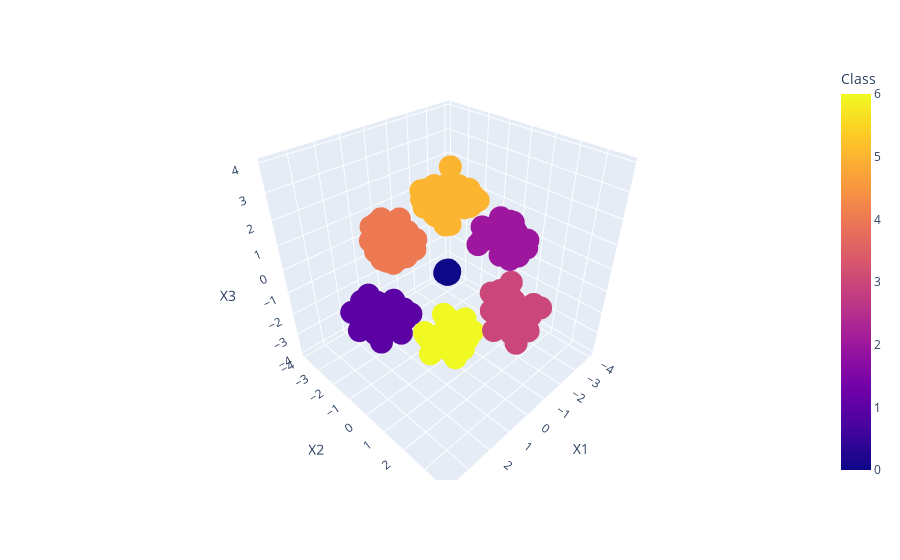

Source (notebook cell):
### Code cell
import plotly.express as px
fig = px.scatter_3d(df_data1, x='X1', y='X2', z='X3',color='Class')
fig.show()

### Figure 1 — Plotly figure (JSON) as saved in the notebook; plotly's stock layout.template omitted (floating-point values rounded to 4 significant figures; data arrays with more than 128 entries replaced by an {"elided": "..."} marker saying what was removed)
{"data": [{"hovertemplate": "X1=%{x}<br>X2=%{y}<br>X3=%{z}<br>Class=%{marker.color}<extra></extra>", "legendgroup": "", "marker": {"color": {"elided": "212 int values"}, "coloraxis": "coloraxis", "symbol": "circle"}, "mode": "markers", "name": "", "scene": "scene", "showlegend": false, "type": "scatter3d", "x": {"elided": "212 float values"}, "y": {"elided": "212 float values"}, "z": {"elided": "212 float values"}}], "layout": {"coloraxis": {"colorbar": {"title": {"text": "Class"}}, "colorscale": [[0, "#0d0887"], [0.1111, "#46039f"], [0.2222, "#7201a8"], [0.3333, "#9c179e"], [0.4444, "#bd3786"], [0.5556, "#d8576b"], [0.6667, "#ed7953"], [0.7778, "#fb9f3a"], [0.8889, "#fdca26"], [1, "#f0f921"]]}, "legend": {"tracegroupgap": 0}, "margin": {"t": 60}, "scene": {"domain": {"x": [0, 1], "y": [0, 1]}, "xaxis": {"title": {"text": "X1"}}, "yaxis": {"title": {"text": "X2"}}, "zaxis": {"title": {"text": "X3"}}}}}
